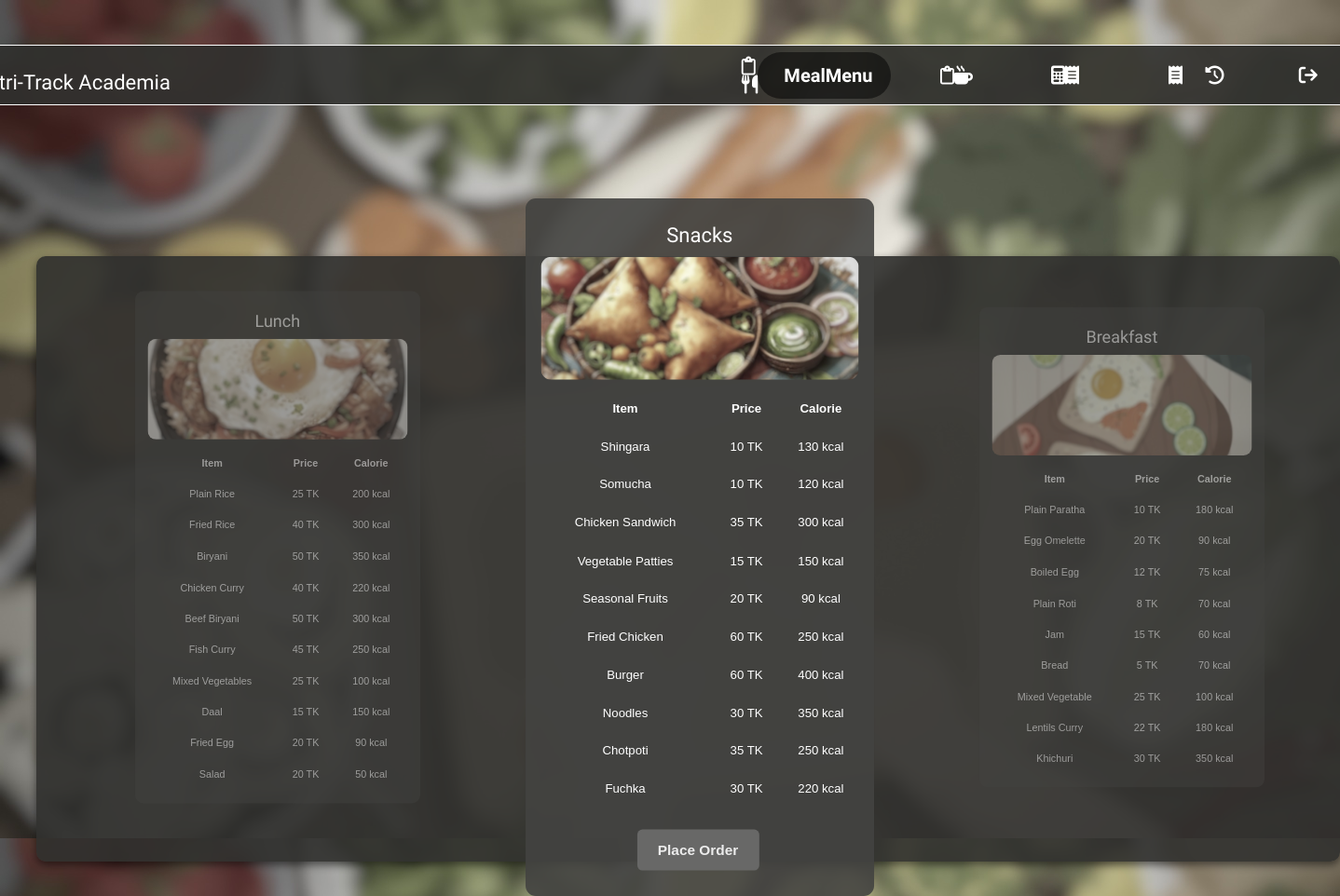
/meal_menu.php (signed in), run on the app's committed database.
### tables this page shows
CREATE TABLE `breakfast` (
  `serial_no.` int(11) NOT NULL,
  `item_id` varchar(3) NOT NULL,
  `item_name` varchar(15) NOT NULL,
  `item_price` int(11) NOT NULL,
  `calorie` int(10) NOT NULL
);

CREATE TABLE `snacks` (
  `serial_no` int(11) NOT NULL,
  `item_id` varchar(3) NOT NULL,
  `item_name` varchar(25) NOT NULL,
  `item_price` int(11) NOT NULL,
  `calorie` int(10) NOT NULL
);

CREATE TABLE `lunch` (
  `serial_no` int(11) NOT NULL,
  `item_id` varchar(3) NOT NULL,
  `item_name` varchar(25) NOT NULL,
  `item_price` int(11) NOT NULL,
  `calorie` int(10) NOT NULL
);

### meal_menu.php (the view, shortened to what this page needs)
<?php
include 'db_connection.php';
$breakfastMenu = mysqli_query($connection, "SELECT * FROM breakfast");
$snacksMenu = mysqli_query($connection, "SELECT * FROM snacks");
$lunchMenu = mysqli_query($connection, "SELECT * FROM lunch");
?>
<!DOCTYPE html>
<html lang="en">
<head>
    <link rel="stylesheet" href="https://maxcdn.bootstrapcdn.com/bootstrap/3.4.1/css/bootstrap.min.css">
    <link rel="stylesheet" href="https://cdnjs.cloudflare.com/ajax/libs/font-awesome/6.2.1/css/all.min.css"/>
</head>
<body>
<nav class="navbar">
        <h1><a href="home.php">Nutri-Track Academia</a></h1>
    <div class="icon-section">
      <ul class="navbar-icons">
        <li class="navbar-icon active">
        <i class="fa-regular fa-clipboard"><i class="fa-solid fa-utensils"></i></i>
        <a href="meal_menu.php"><span>MealMenu</span></a>
        </li>
        <li class="navbar-icon">
          <i class="fa-regular fa-clipboard"><i class="fa-solid fa-mug-hot"></i></i>
        </li>
        <li class="navbar-icon">
          <i class="fa-solid fa-calculator"><i class="fa-solid fa-receipt"></i></i>
          <a href="bmi_bmr.php"><span>BMI/BMR_Calculation</span></a>
        </li>
        <li class="navbar-icon">
  <i class="fa-solid fa-receipt"></i>&nbsp;
  <i class="fa-solid fa-clock-rotate-left"></i>
</li>
        <li class="navbar-icon">
        <i class="fa-solid fa-arrow-right-from-bracket"></i>
        </li>
      </ul>
      </div>
    </nav>
<div id="menu-container">
    <div class="menu-item" id="breakfast_menu">
        <h4>Breakfast</h4>
        <img src="images/breakfast_0.jpg" alt="Breakfast" class="menu-image">
        <table class="menu-table">
            <tr>
                <th>Item</th>
                <th>Price</th>
                <th>Calorie</th>
            </tr>
            <?php while ($row = mysqli_fetch_array($breakfastMenu)) { ?>
                <tr>
                    <td><?php echo $row['item_name']; ?></td>
                    <td><?php echo $row['item_price']; ?> TK</td>
                    <td><?php echo $row['calorie']; ?> kcal</td>
                </tr>
            <?php } ?>
        </table>
    </div>
    <div class="menu-item" id="snacks_menu">
        <h4>Snacks</h4>
        <img src="images/snacks_0.jpg" alt="Snacks" class="menu-image">
        <table class="menu-table">
            <tr>
                <th>Item</th>
                <th>Price</th>
                <th>Calorie</th>
            </tr>
            <?php while ($row = mysqli_fetch_array($snacksMenu)) { ?>
                <tr>
                    <td><?php echo $row['item_name']; ?></td>
                    <td><?php echo $row['item_price']; ?> TK</td>
                    <td><?php echo $row['calorie']; ?> kcal</td>
                </tr>
            <?php } ?>
        </table>
    </div>
    <div class="menu-item" id="lunch_menu">
        <h4>Lunch</h4>
        <img src="images/lunch_0.jpg" alt="Lunch" class="menu-image">
        <table class="menu-table">
            <tr>
                <th>Item</th>
                <th>Price</th>
                <th>Calorie</th>
            </tr>
            <?php while ($row = mysqli_fetch_array($lunchMenu)) { ?>
                <tr>
                    <td><?php echo $row['item_name']; ?></td>
                    <td><?php echo $row['item_price']; ?> TK</td>
                    <td><?php echo $row['calorie']; ?> kcal</td>
                </tr>
            <?php } ?>
        </table>
    </div>
</div>
</body>
</html>

### meal_menu.php (style rules this page uses)
:root { --white: #ffffff; --black: #000000; --green: white; --green-light-opacity: rgba(0, 0, 0, 0.5); }
* { margin: 0; padding: 0; outline: none; list-style-type: none; box-sizing: border-box; }
html, body { font-size: 62.5%; ; }
body { background-image: url('images/nice 1.jpg'); color: black; font-family: Arial, sans-serif; margin: 0; padding: 0; display: flex; justify-content: center; align-items: center; height: 100vh; }
#menu-container { display: flex; justify-content: space-around; align-items: center; width: 1400px; height: 550px; background: rgba(48, 48, 46, 0.9); padding: 20px; border-radius: 10px; box-shadow: 0 4px 8px rgba(0, 0, 0, 0.5); margin-bottom: -200px; }
.menu-item { width: 25%; opacity: 0.5; transform: scale(0.9); transition: all 0.5s ease-in-out; height: auto; background: rgba(67, 67, 65, 0.9); border-radius: 10px; display: flex; flex-direction: column; align-items: center; padding: 15px; transition: all 0.5s ease-in-out; font-size: 12px; font-family: Arial, sans-serif; margin: 0 0 25px 25px; }
.menu-item.active { transform: scale(1.1); opacity: 1; z-index: 10; }
.menu-item h4 { color: white; font-family: "Sofia", sans-serif; font-size: 20px; }
.menu-table { width: 100%; margin-top: 10px; color: white; }
.menu-table th, .menu-table td { padding: 10px; text-align: center; }
.menu-image { width: 100%; height: 120px; max-height: 200px; object-fit: cover; border-radius: 10px; }
.navbar { display: flex; align-items: center; height: 6.5rem; padding: 1rem; width: 1680px; background-color: rgba(48, 48, 46, 0.9); border: 1px solid var(--white); border-radius: 50px; box-shadow: var(--shadow-black); font-family: "Sofia", sans-serif; margin-top: -620px; margin-left: -120px; }
.navbar-icons { flex: 1; display: flex; align-items: center; justify-content: space-around; }
.navbar-icon { flex: 20%; display: flex; align-items: center; justify-content: space-evenly; text-decoration: none; cursor: pointer; border-radius: 35px; padding: 1.1rem 2rem 1.1rem 1.3rem; color: white; }
.navbar-icon i { font-size: 2rem; color: var(--green-dark); }
.navbar-icon a span { opacity: 0; font-size: 1.5rem; font-weight: 600; color: var(--green); margin-left: -12rem; transition: opacity 0.1s ease, margin-left 0.5s ease; font-family: "Sofia", sans-serif; }
.active.navbar-icon a { display: flex; align-items: center; border-radius: 35px; width: auto; background-color: var(--green-light-opacity); padding: 1.1rem 2rem 1.1rem 1.3rem; }
.active.navbar-icon i { color: var(--green); }
.active.navbar-icon span { opacity: 1; font-size: 20px; margin-left: 1.5rem; font-family: "Sofia", sans-serif; }
.navbar h1 a { font-size: 22px; font-family: "Sofia", sans-serif; color:#ffffff; }
.icon-section { margin-left:600px; width:700px; margin-bottom: -12px; }
#menu-container { display: flex; justify-content: space-around; align-items: center; width: 1400px; height: 650px; background: rgba(48, 48, 46, 0.9); padding: 20px; border-radius: 10px; box-shadow: 0 4px 8px rgba(0, 0, 0, 0.5); margin-top: 200px; margin-left: -1520px; margin-bottom: -200px; }
.menu-item { width: 25%; height: auto; background: rgba(67, 67, 65, 0.9); border-radius: 10px; display: flex; flex-direction: column; align-items: center; padding: 15px; transition: all 0.5s ease-in-out; font-size: 12px; margin: 0 0 25px 25px; }

### data on the page
breakfast: item_name "Plain Paratha", item_price "10", calorie "180"
breakfast: item_name "Egg Omelette", item_price "20", calorie "90"
breakfast: item_name "Boiled Egg", item_price "12", calorie "75"
breakfast: item_name "Plain Roti", item_price "8", calorie "70"
breakfast: item_name "Jam", item_price "15", calorie "60"
breakfast: item_name "Bread", item_price "5", calorie "70"
breakfast: item_name "Mixed Vegetable", item_price "25", calorie "100"
breakfast: item_name "Lentils Curry", item_price "22", calorie "180"
breakfast: item_name "Khichuri", item_price "30", calorie "350"
snacks: item_name "Shingara", item_price "10", calorie "130"
snacks: item_name "Somucha", item_price "10", calorie "120"
snacks: item_name "Chicken Sandwich", item_price "35", calorie "300"
snacks: item_name "Vegetable Patties", item_price "15", calorie "150"
snacks: item_name "Seasonal Fruits", item_price "20", calorie "90"
snacks: item_name "Fried Chicken", item_price "60", calorie "250"
snacks: item_name "Burger", item_price "60", calorie "400"
snacks: item_name "Noodles", item_price "30", calorie "350"
snacks: item_name "Chotpoti", item_price "35", calorie "250"
snacks: item_name "Fuchka", item_price "30", calorie "220"
lunch: item_name "Plain Rice", item_price "25", calorie "200"
lunch: item_name "Fried Rice", item_price "40", calorie "300"
lunch: item_name "Biryani", item_price "50", calorie "350"
lunch: item_name "Chicken Curry", item_price "40", calorie "220"
lunch: item_name "Beef Biryani", item_price "50", calorie "300"
lunch: item_name "Fish Curry", item_price "45", calorie "250"
lunch: item_name "Mixed Vegetables", item_price "25", calorie "100"
lunch: item_name "Daal", item_price "15", calorie "150"
lunch: item_name "Fried Egg", item_price "20", calorie "90"
lunch: item_name "Salad", item_price "20", calorie "50"
